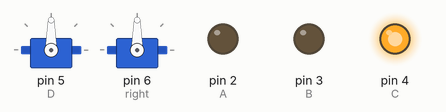
Bench run of a sketch on a simulated Arduino Uno, built with avr-gcc and run on an emulated ATmega328P. On the bench: 2 × servo, output pins drawn as LEDs (lit = HIGH). Pins used as bus, display or sensor lines are not drawn; what the sketch prints to the serial monitor is not drawn.

Above: at 1.0 s.
At 3.0 s:
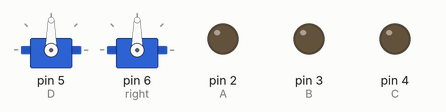
At 5.5 s:
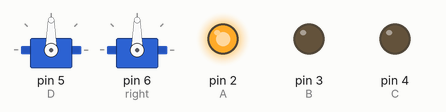
At 6.5 s:
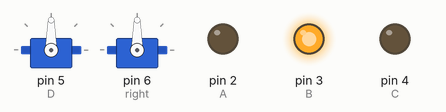
At 8.0 s:
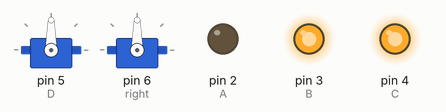
Timing chart, 0 to 9.1 s (numbered marks = the images above):
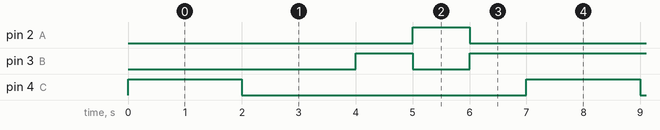

Measured:
- by itself, pin 2 (A): alternates HIGH for 1.0 s and LOW for 6.0 s
- by itself, pin 3 (B): repeats every 7.0 s: LOW 1.0 s, HIGH 4.0 s, LOW 1.0 s, HIGH 1.0 s
- by itself, pin 4 (C): alternates HIGH for 2.0 s and LOW for 5.0 s

The sketch:

ChristmasTree.ino
```cpp
#include <Servo.h>

Servo left, right;
static int leftCentre = 75;
static int rightCentre = 75;
static int centreZone = 50;
static int delta = 10;
static int idealWidth = 150;
static int minWidth = 50;
static int widthHysterisis = 20;

int A = 2;
int B = 3;
int C = 4;
int D = 5;
double total_illumination_time = -1;

const double illumination_time_default = 0.001;

int L0 = 1;
int L1 = 2;
int L2 = 4;
int L3 = 8;
int L4 = 16;
int L5 = 32;
int L6 = 64;
int ALL = 1+2+4+8+16+32+64;
int NO_LEDS = 0;

void SingleLedOn(int n)
{
  int anode;
  int cathode;

  pinMode(A, INPUT);
  pinMode(B, INPUT);
  pinMode(C, INPUT);
  pinMode(D, INPUT);

  if(n==1)
  {
    anode = C;
    cathode = A;
  }
  else if (n==2)
  {
    anode = C;
    cathode = D;
  }
  else if (n==4)
  {
    anode = D;
    cathode = C;
  }
  else if (n==8)
  {
    anode = D;
    cathode = B;
  }
  else if (n==16)
  {
    anode = B;
    cathode = D;
  }
  else if (n==32)
  {
    anode = A;
    cathode = B;
  }
  else if (n==64)
 {
   anode = B;
   cathode = A;
  }
  else if (n==128)
  {
    anode = A;
    cathode = C;
  }
  else
    return;  //Invalid

  pinMode(anode, OUTPUT);
  pinMode(cathode, OUTPUT);

  digitalWrite(anode, HIGH);
  digitalWrite(cathode, LOW);
}

void LedsOnAndWait( int leds, double waitTime )
{
  for( int j = 0; j < int(waitTime/total_illumination_time); j++ )
  {
    for( int i = 0; i < 8; i++ )
    {
      SingleLedOn(leds & (1<<i));
      delay(illumination_time_default);
    }
  }
}

void setup() {
  // put your setup code here, to run once:
  Serial.begin(9600);
  Serial.print("Basebot says hello!\n");
  left.attach(5);
  right.attach(6);

  total_illumination_time = 8 * illumination_time_default;

  pinMode(A, OUTPUT);
  pinMode(B, OUTPUT);
  pinMode(C, OUTPUT);
  pinMode(D, OUTPUT);

}

void loop() {

//  digitalWrite(A, HIGH);
//  digitalWrite(B, LOW);
//  digitalWrite(C, LOW);
//  digitalWrite(D, LOW);
//  delay(300);
//
//  digitalWrite(A, LOW);
//  digitalWrite(B, HIGH);
//  digitalWrite(C, LOW);
//  digitalWrite(D, LOW);
//  delay(300);
//
//  digitalWrite(A, LOW);
//  digitalWrite(B, LOW);
//  digitalWrite(C, HIGH);
//  digitalWrite(D, LOW);
//  delay(300);

//  LedsOnAndWait(L0, 0.3); //LED 0 on for 0.3 seconds
//  LedsOnAndWait(L1, 0.3); //LED 1 on for 0.3 seconds
//  LedsOnAndWait(L2, 0.3); // etc.
//  LedsOnAndWait(L3, 0.3);
//  LedsOnAndWait(L4, 0.3);
//  LedsOnAndWait(L5, 0.3);
//  LedsOnAndWait(L6, 0.3);
  //delay(1000);

  SingleLedOn(L0);
  delay(1000);
  SingleLedOn(L1);
  delay(1000);
  SingleLedOn(L2);
  delay(1000);
  SingleLedOn(L3);
  delay(1000);
  SingleLedOn(L4);
  delay(1000);
  SingleLedOn(L5);
  delay(1000);
  SingleLedOn(L6);
  delay(1000);
}
```
